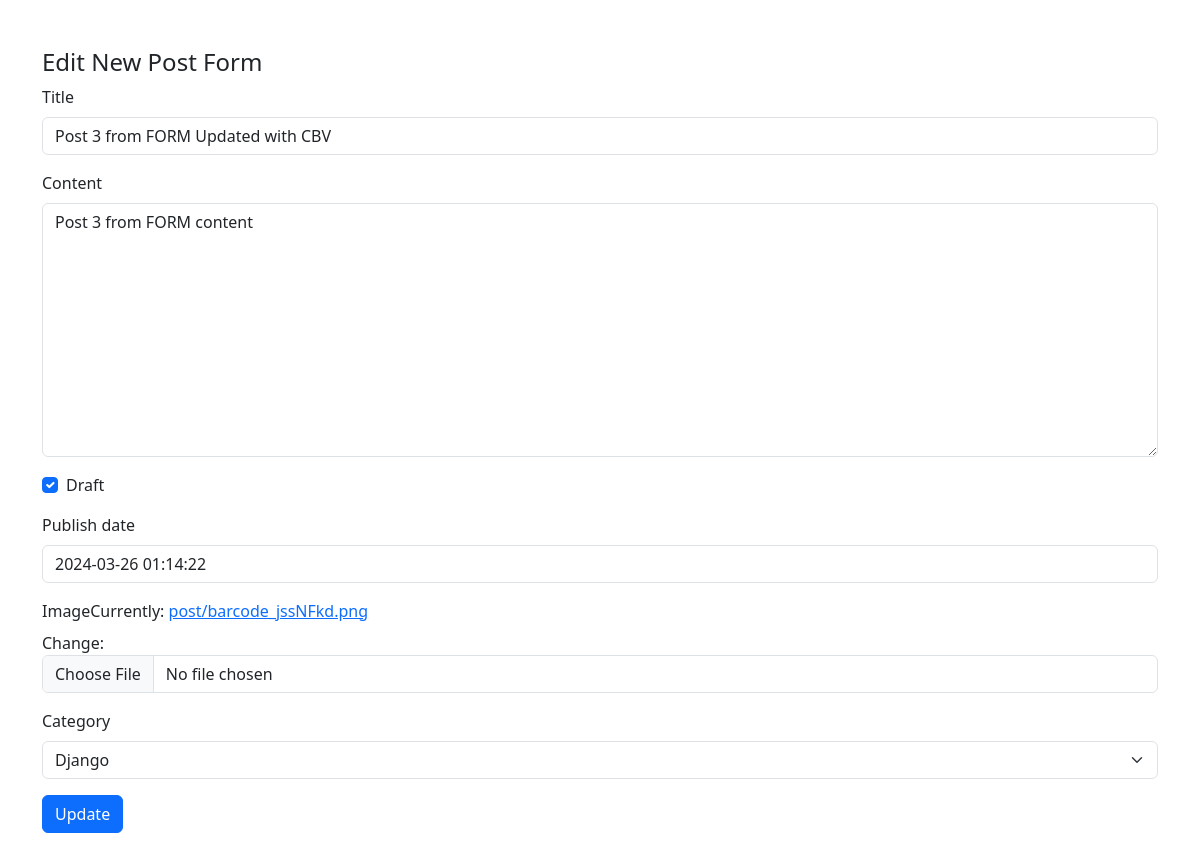
The page /posts/6/edit/ on the database its author committed.
### posts/models.py (models this page shows, shortened)
class Post (models.Model):
    author = models.ForeignKey(User,related_name='post_author', on_delete=models.CASCADE)
    title = models.CharField(max_length=100)
    content = models.TextField(max_length=20000)
    draft = models.BooleanField(default=True)
    publish_date = models.DateTimeField(default=timezone.now)
    tags = TaggableManager()
    image = models.ImageField(upload_to='post')
    category = models.ForeignKey('Category', related_name='post_category', on_delete=models.SET_NULL, null=True)

### posts/views.py (the view)
# urls.py: path('posts/<int:pk>/edit/', views.edit_post),
def edit_post (request,pk) :
    post = Post.objects.get(id=pk)
    if request.method == 'POST' :
        form = PostForm(request.POST,request.FILES, instance=post)
        if form.is_valid() :
            myform = form.save(commit=False)
            myform.author = request.user
            myform.save()
            return redirect('/posts/')
    else :
        form = PostForm(instance=post)
    return render (request,'posts/post_edit.html', {'form':form})

### posts/forms.py
class PostForm (forms.ModelForm) :
    class Meta:
        model = Post
        exclude = ('author',)

### posts/models.py (called while the page is built)
    def __str__(self):
        return self.name

### posts/templates/posts/post_edit.html (shortened to what this page needs)
{% load django_bootstrap5 %}
<!doctype html>
<html lang="en">
  <head>
    <link href="https://cdn.jsdelivr.net/npm/bootstrap@5.3.3/dist/css/bootstrap.min.css" rel="stylesheet">
  </head>
  <body>
    <div class="container py-5">
        <h4> Edit New Post Form </h4>
        <form method="post" class="form" enctype="multipart/form-data">
            {% bootstrap_form form %}
            {% bootstrap_button button_type="submit" content="Update" %}
        </form>
    </div>
  </body>
</html>

### rows shown on the page
Post: title "Post 3 from FORM Updated with CBV", content "Post 3 from FORM content", draft "☑", publish_date "2024-03-26 01:14:22", category "Django"
